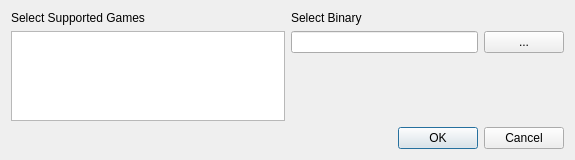
<?xml version="1.0" encoding="UTF-8"?>
<ui version="4.0">
 <class>AddBinaryDialog</class>
 <widget class="QDialog" name="AddBinaryDialog">
  <property name="geometry">
   <rect>
    <x>0</x>
    <y>0</y>
    <width>575</width>
    <height>160</height>
   </rect>
  </property>
  <property name="windowTitle">
   <string>Dialog</string>
  </property>
  <layout class="QVBoxLayout" name="verticalLayout">
   <item>
    <layout class="QHBoxLayout" name="horizontalLayout">
     <item>
      <layout class="QVBoxLayout" name="verticalLayout_2">
       <item>
        <widget class="QLabel" name="label">
         <property name="text">
          <string>Select Supported Games</string>
         </property>
        </widget>
       </item>
       <item>
        <widget class="QListWidget" name="gamesList">
         <property name="selectionMode">
          <enum>QAbstractItemView::ExtendedSelection</enum>
         </property>
        </widget>
       </item>
      </layout>
     </item>
     <item>
      <layout class="QVBoxLayout" name="verticalLayout_3">
       <item>
        <widget class="QLabel" name="label_2">
         <property name="text">
          <string>Select Binary</string>
         </property>
        </widget>
       </item>
       <item>
        <layout class="QHBoxLayout" name="horizontalLayout_2">
         <item>
          <widget class="QLineEdit" name="binaryEdit"/>
         </item>
         <item>
          <widget class="QPushButton" name="browseButton">
           <property name="sizePolicy">
            <sizepolicy hsizetype="Minimum" vsizetype="Fixed">
             <horstretch>0</horstretch>
             <verstretch>0</verstretch>
            </sizepolicy>
           </property>
           <property name="text">
            <string>...</string>
           </property>
          </widget>
         </item>
        </layout>
       </item>
       <item>
        <spacer name="verticalSpacer">
         <property name="orientation">
          <enum>Qt::Vertical</enum>
         </property>
         <property name="sizeHint" stdset="0">
          <size>
           <width>20</width>
           <height>40</height>
          </size>
         </property>
        </spacer>
       </item>
      </layout>
     </item>
    </layout>
   </item>
   <item>
    <widget class="QDialogButtonBox" name="buttonBox">
     <property name="orientation">
      <enum>Qt::Horizontal</enum>
     </property>
     <property name="standardButtons">
      <set>QDialogButtonBox::Cancel|QDialogButtonBox::Ok</set>
     </property>
    </widget>
   </item>
  </layout>
 </widget>
 <resources/>
 <connections>
  <connection>
   <sender>buttonBox</sender>
   <signal>accepted()</signal>
   <receiver>AddBinaryDialog</receiver>
   <slot>accept()</slot>
   <hints>
    <hint type="sourcelabel">
     <x>248</x>
     <y>254</y>
    </hint>
    <hint type="destinationlabel">
     <x>157</x>
     <y>274</y>
    </hint>
   </hints>
  </connection>
  <connection>
   <sender>buttonBox</sender>
   <signal>rejected()</signal>
   <receiver>AddBinaryDialog</receiver>
   <slot>reject()</slot>
   <hints>
    <hint type="sourcelabel">
     <x>316</x>
     <y>260</y>
    </hint>
    <hint type="destinationlabel">
     <x>286</x>
     <y>274</y>
    </hint>
   </hints>
  </connection>
 </connections>
</ui>
